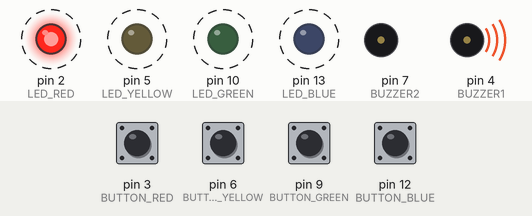
Recording of a sketch running on a simulated Arduino Uno, built with avr-gcc and run on an emulated ATmega328P. Shown: output pins drawn as LEDs (lit = HIGH), buzzer (waves = sounding, pin HIGH). Dashed ring = blinking. The test bench sets the inputs (shaded band); at power-on: pin 3 (BUTTON_RED), pin 6 (BUTTON_YELLOW), pin 9 (BUTTON_GREEN), pin 12 (BUTTON_BLUE) HIGH. Random numbers use the default seed unless the sketch sets one.

Above: at 1.97 s.
2.0 s: pin 3 (BUTTON_RED) pulled LOW for 0.15 s
At 2.8 s:
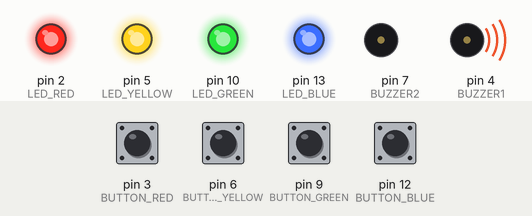
At 3.9 s:
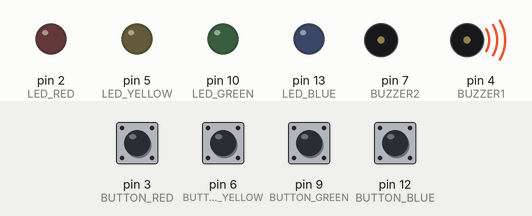
5.0 s: pin 6 (BUTTON_YELLOW) pulled LOW for 0.15 s
8.0 s: pin 9 (BUTTON_GREEN) pulled LOW for 0.15 s
At 9.42 s:
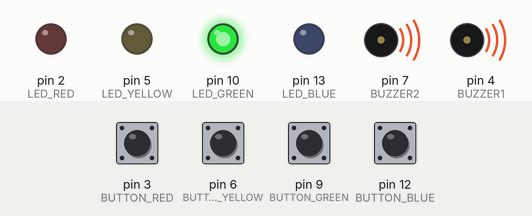
11.0 s: pin 12 (BUTTON_BLUE) pulled LOW for 0.15 s
14.0 s: pin 12 (BUTTON_BLUE) pulled LOW for 1 s
At 16.1 s:
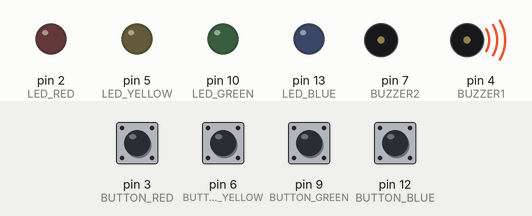
17.0 s: pin 3 (BUTTON_RED) pulled LOW for 1 s
Timing chart, 0 to 24.1 s (numbered marks = the images above; inputs shaded):
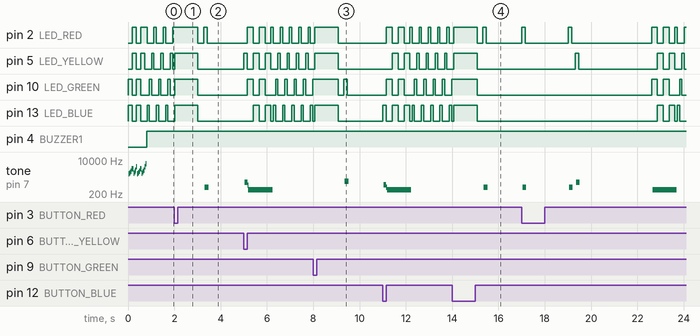

Measured:
- after the input at 2.0 s, tone on pin 7 (BUZZER2): silent → 437 Hz after 1.3 s, → silent 0.16 s later
- after the input at 8.0 s, tone on pin 7 (BUZZER2): silent → 870 Hz after 1.4 s, → silent 0.16 s later
- after the input at 14.0 s, tone on pin 7 (BUZZER2): silent → 437 Hz after 1.4 s, → silent 0.16 s later
- by itself, tone on pin 7 (BUZZER2): plays 2059 Hz for 0.04 s, 2342 Hz for 0.04 s, 2790 Hz for 0.04 s, 3671 Hz for 0.04 s, 3613 Hz for 0.04 s, 2183 Hz for 0.04 s … (19 notes in this stretch)

The sketch:

genius_fonsc.ino
```cpp
#define NOTE_B0 31

#define NOTE_C1 33

#define NOTE_CS1 35

#define NOTE_D1 37

#define NOTE_DS1 39

#define NOTE_E1 41

#define NOTE_F1 44

#define NOTE_FS1 46

#define NOTE_G1 49

#define NOTE_GS1 52

#define NOTE_A1 55

#define NOTE_AS1 58

#define NOTE_B1 62

#define NOTE_C2 65

#define NOTE_CS2 69

#define NOTE_D2 73

#define NOTE_DS2 78

#define NOTE_E2 82

#define NOTE_F2 87

#define NOTE_FS2 93

#define NOTE_G2 98

#define NOTE_GS2 104

#define NOTE_A2 110

#define NOTE_AS2 117

#define NOTE_B2 123

#define NOTE_C3 131

#define NOTE_CS3 139

#define NOTE_D3 147

#define NOTE_DS3 156

#define NOTE_E3 165

#define NOTE_F3 175

#define NOTE_FS3 185

#define NOTE_G3 196

#define NOTE_GS3 208

#define NOTE_A3 220

#define NOTE_AS3 233

#define NOTE_B3 247

#define NOTE_C4 262

#define NOTE_CS4 277

#define NOTE_D4 294

#define NOTE_DS4 311

#define NOTE_E4 330

#define NOTE_F4 349

#define NOTE_FS4 370

#define NOTE_G4 392

#define NOTE_GS4 415

#define NOTE_A4 440

#define NOTE_AS4 466

#define NOTE_B4 494

#define NOTE_C5 523

#define NOTE_CS5 554

#define NOTE_D5 587

#define NOTE_DS5 622

#define NOTE_E5 659

#define NOTE_F5 698

#define NOTE_FS5 740

#define NOTE_G5 784

#define NOTE_GS5 831

#define NOTE_A5 880

#define NOTE_AS5 932

#define NOTE_B5 988

#define NOTE_C6 1047

#define NOTE_CS6 1109

#define NOTE_D6 1175

#define NOTE_DS6 1245

#define NOTE_E6 1319

#define NOTE_F6 1397

#define NOTE_FS6 1480

#define NOTE_G6 1568

#define NOTE_GS6 1661

#define NOTE_A6 1760

#define NOTE_AS6 1865

#define NOTE_B6 1976

#define NOTE_C7 2093

#define NOTE_CS7 2217

#define NOTE_D7 2349

#define NOTE_DS7 2489

#define NOTE_E7 2637

#define NOTE_F7 2794

#define NOTE_FS7 2960

#define NOTE_G7 3136

#define NOTE_GS7 3322

#define NOTE_A7 3520

#define NOTE_AS7 3729

#define NOTE_B7 3951

#define NOTE_C8 4186

#define NOTE_CS8 4435

#define NOTE_D8 4699

#define NOTE_DS8 4978


#define CHOICE_OFF      0 //Usado para controlar LEDs

#define CHOICE_NONE     0 //Usado para verificar botões

#define CHOICE_RED  (1 << 0)

#define CHOICE_GREEN    (1 << 1)

#define CHOICE_BLUE (1 << 2)

#define CHOICE_YELLOW   (1 << 3)


#define LED_RED     2

#define LED_GREEN   10

#define LED_BLUE    13

#define LED_YELLOW  5


// Definições dos pinos de botão

#define BUTTON_RED    3

#define BUTTON_GREEN  9

#define BUTTON_BLUE   12

#define BUTTON_YELLOW 6


// Definições dos pinos do Buzzer

#define BUZZER1  4

#define BUZZER2  7


// Parâmetros do jogo

#define ROUNDS_TO_WIN      13 // Número de rodadas para vencer o Jogo.

#define ENTRY_TIME_LIMIT   3000 // Tempo para pressionar um botão antes que o jogo acabe. 3000ms = 3 seg


#define MODE_MEMORY  0

#define MODE_BATTLE  1

#define MODE_BEEGEES 2


// Variáveis de estado do jogo

byte gameMode = MODE_MEMORY; //Por padrão, vamos jogar o jogo da memória

byte gameBoard[32]; //Salva a combinação de botões à medida que avançamos

byte gameRound = 0; //Conta o número de rodadas de sucesso que o jogador fez


void setup()

{

  // Configuração dos pinos de entradas e saídas


  // Ativa pull ups em entradas

  pinMode(BUTTON_RED, INPUT_PULLUP);

  pinMode(BUTTON_GREEN, INPUT_PULLUP);

  pinMode(BUTTON_BLUE, INPUT_PULLUP);

  pinMode(BUTTON_YELLOW, INPUT_PULLUP);


  pinMode(LED_RED, OUTPUT);

  pinMode(LED_GREEN, OUTPUT);

  pinMode(LED_BLUE, OUTPUT);

  pinMode(LED_YELLOW, OUTPUT);


  pinMode(BUZZER1, OUTPUT);

  pinMode(BUZZER2, OUTPUT);


  // Verificação de modo

  gameMode = MODE_MEMORY; // Por padrão, vamos jogar o jogo da memória


  // Verifique se o botão inferior direito está pressionado

  if (checkButton() == CHOICE_YELLOW) play_beegees();


  // Verifique se o botão superior direito está pressionado

  if (checkButton() == CHOICE_GREEN)

  {

    gameMode = MODE_BATTLE; // Coloque o jogo no modo de batalha


    //Ligue o LED superior direito (verde)

    setLEDs(CHOICE_GREEN);

    toner(CHOICE_GREEN, 150);


    setLEDs(CHOICE_RED | CHOICE_BLUE | CHOICE_YELLOW); // Ligue os outros LEDs até você soltar o botão


    while (checkButton() != CHOICE_NONE) ; // Aguarde até que o usuário pare de pressionar o botão


    //Agora não faça nada. O modo de batalha esta ativado

  }


  play_winner(); // Após a conclusão da configuração, diga olá ao mundo

}


void loop()

{

  attractMode(); // Pisca luzes enquanto aguarda o usuário apertar um botão


  // Indique o início do jogo

  setLEDs(CHOICE_RED | CHOICE_GREEN | CHOICE_BLUE | CHOICE_YELLOW); // Ativar todos os LEDs

  delay(1000);

  setLEDs(CHOICE_OFF); // Desligue os LEDs

  delay(250);


  if (gameMode == MODE_MEMORY)

  {

    // Play no jogo de memória e recebe com resultado

    if (play_memory() == true)

      play_winner(); // Ganhou, toca som vitória

    else

      play_loser(); // Perdeu, toca som derrota

  }


  if (gameMode == MODE_BATTLE)

  {

    play_battle(); // Jogue o jogo até que alguém perca


    play_loser(); // Perdeu, toca som derrota

  }

}


//-=-=-=-=-=-=-=-=-=-=-=-=-=-=-=-=-=-=-=-=-=-=-=-=-=-=-=-=-=-=

//As seguintes funções estão relacionadas apenas ao jogo


// Jogue o jogo regular da memória

// Retorna 0 se o jogador perde ou 1 se o jogador ganhar

boolean play_memory(void)

{

  randomSeed(millis()); // Gerador aleatório


  gameRound = 0; // Redefinir o jogo para o começo


  while (gameRound < ROUNDS_TO_WIN)

  {

    add_to_moves(); // Adicione um botão aos movimentos atuais e reproduza-os


    playMoves(); // Jogue de volta o tabuleiro do jogo atual


    // Em seguida, solicite ao jogador que repita a sequência.

    for (byte currentMove = 0 ; currentMove < gameRound ; currentMove++)

    {

      byte choice = wait_for_button(); // Veja o botão que o usuário pressiona


      if (choice == 0) return false; // Se a espera expirar, o jogador perde


      if (choice != gameBoard[currentMove]) return false; // Se a escolha estiver incorreta, o jogador perde

    }


    delay(1000); // O jogador estava correto, espera antes de jogar

  }


  return true; // O jogador cumpriu todas as rodadas para ganhar!

}


// Jogue o modo de batalha especial de 2 jogadores

// Um jogador começa pressionando um botão e entregando ao outro jogador

// Esse jogador repete o botão e adiciona um, depois passa de volta.

// Esta função retorna quando alguém perde

boolean play_battle(void)

{

  gameRound = 0; // Redefinir o quadro do jogo de volta para um quadro


  while (1) // Loop até alguém falhar

  {

    byte newButton = wait_for_button(); // Aguarde até que o usuário insira o próximo passo

    gameBoard[gameRound++] = newButton; // Adicionar este novo botão ao array do jogo


    // Em seguida, solicite ao jogador que repita a sequência.

    for (byte currentMove = 0 ; currentMove < gameRound ; currentMove++)

    {

      byte choice = wait_for_button();


      if (choice == 0) return false; // Se a espera expirar, o jogador perde.


      if (choice != gameBoard[currentMove]) return false; // Se a escolha estiver incorreta, o jogador perde.

    }


    delay(100); // Dê ao usuário 100ms extras para entregar o jogo ao outro jogador

  }


  return true; // Nós nunca devemos chegar aqui

}


// Reproduz o conteúdo atual dos movimentos do jogo

void playMoves(void)

{

  for (byte currentMove = 0 ; currentMove < gameRound ; currentMove++)

  {

    toner(gameBoard[currentMove], 150);


    // Aguarde algum tempo entre a reprodução do botão

    // Encurtar isso para tornar o jogo mais difícil

    delay(150); // 150 funciona bem. 75 fica rápido.

  }

}


// Adiciona um novo botão aleatório à sequência do jogo

void add_to_moves(void)

{

  byte newButton = random(0, 4); //min (incluido), max (excluido)


  // Temos que converter esse número, 0 até 3, para CHOICEs

  if (newButton == 0) newButton = CHOICE_RED;

  else if (newButton == 1) newButton = CHOICE_GREEN;

  else if (newButton == 2) newButton = CHOICE_BLUE;

  else if (newButton == 3) newButton = CHOICE_YELLOW;


  gameBoard[gameRound++] = newButton; // Adicionar este novo botão ao array do jogo

}


//-=-=-=-=-=-=-=-=-=-=-=-=-=-=-=-=-=-=-=-=-=-=-=-=-=-=-=-=-=-=

// As seguintes funções controlam o hardware


// ilumina um determinado LEDs

// Passar em um byte composto de CHOICE_RED, CHOICE_YELLOW, etc

void setLEDs(byte leds)

{

  if ((leds & CHOICE_RED) != 0)

    digitalWrite(LED_RED, HIGH);

  else

    digitalWrite(LED_RED, LOW);


  if ((leds & CHOICE_GREEN) != 0)

    digitalWrite(LED_GREEN, HIGH);

  else

    digitalWrite(LED_GREEN, LOW);


  if ((leds & CHOICE_BLUE) != 0)

    digitalWrite(LED_BLUE, HIGH);

  else

    digitalWrite(LED_BLUE, LOW);


  if ((leds & CHOICE_YELLOW) != 0)

    digitalWrite(LED_YELLOW, HIGH);

  else

    digitalWrite(LED_YELLOW, LOW);

}


// Aguarde até que um botão seja pressionado.

// Retorna uma das cores do LED (LED_RED, etc.) se for bem-sucedida, 0 se expirar

byte wait_for_button(void)

{

  long startTime = millis(); // Lembre-se da hora em que começamos o loop


  while ( (millis() - startTime) < ENTRY_TIME_LIMIT) // Faz um loop até que passe muito tempo

  {

    byte button = checkButton();


    if (button != CHOICE_NONE)

    {

      toner(button, 150); // Reproduzir o botão que o usuário acabou de pressionar


      while (checkButton() != CHOICE_NONE) ; // Agora vamos esperar que o usuário libere o botão


      delay(10); // Isso ajuda com toques duplos acidentais


      return button;

    }


  }


  return CHOICE_NONE; // Se chegarmos aqui, expiramos!

}


// Retorna um bit '1' na posição correspondente a CHOICE_RED, CHOICE_GREEN, etc.

byte checkButton(void)

{

  if (digitalRead(BUTTON_RED) == 0) return (CHOICE_RED);

  else if (digitalRead(BUTTON_GREEN) == 0) return (CHOICE_GREEN);

  else if (digitalRead(BUTTON_BLUE) == 0) return (CHOICE_BLUE);

  else if (digitalRead(BUTTON_YELLOW) == 0) return (CHOICE_YELLOW);


  return (CHOICE_NONE); // Se nenhum botão for pressionado, não retorne nenhum

}


// Acenda um LED e toque o tom

// Vermelho, superior esquerdo: 440Hz - 2.272ms - 1.136ms de pulso

// Verde, superior direito: 880Hz - 1.136ms - pulso de 0.568ms

// Azul, inferior esquerdo: pulso de 587.33Hz - 1.702ms - 0.851ms

// Amarelo, inferior direito: 784Hz - 1,276ms - pulso de 0,638ms

void toner(byte which, int buzz_length_ms)

{

  setLEDs(which); // Ligue um dado LED


  // Reproduz o som associado ao LED fornecido

  switch (which)

  {

    case CHOICE_RED:

      buzz_sound(buzz_length_ms, 1136);

      break;

    case CHOICE_GREEN:

      buzz_sound(buzz_length_ms, 568);

      break;

    case CHOICE_BLUE:

      buzz_sound(buzz_length_ms, 851);

      break;

    case CHOICE_YELLOW:

      buzz_sound(buzz_length_ms, 638);

      break;

  }


  setLEDs(CHOICE_OFF); // Desligue todos os LEDs

}


// Alterna o buzzer a cada buzz_delay_us, por uma duração de buzz_length_ms.

void buzz_sound(int buzz_length_ms, int buzz_delay_us)

{

  // Converter tempo total de reprodução de milissegundos para microssegundos

  long buzz_length_us = buzz_length_ms * (long)1000;


  // Faz um loop até que o tempo restante de reprodução seja menor que um único buzz_delay_us

  while (buzz_length_us > (buzz_delay_us * 2))

  {

    buzz_length_us -= buzz_delay_us * 2; // Diminui o tempo de jogo restante


    // Alterna a campainha em várias velocidades

    digitalWrite(BUZZER1, LOW);

    digitalWrite(BUZZER2, HIGH);

    delayMicroseconds(buzz_delay_us);


    digitalWrite(BUZZER1, HIGH);

    digitalWrite(BUZZER2, LOW);

    delayMicroseconds(buzz_delay_us);

  }

}


// Reproduzir o som e as luzes do vencedor

void play_winner(void)

{

  setLEDs(CHOICE_GREEN | CHOICE_BLUE);

  winner_sound();

  setLEDs(CHOICE_RED | CHOICE_YELLOW);

  winner_sound();

  setLEDs(CHOICE_GREEN | CHOICE_BLUE);

  winner_sound();

  setLEDs(CHOICE_RED | CHOICE_YELLOW);

  winner_sound();

}


// Som vencedor

// Este é apenas um som (chato) único que criamos, não há mágica nisso

void winner_sound(void)

{

  // Alterna a campainha em várias velocidades

  for (byte x = 250 ; x > 70 ; x--)

  {

    for (byte y = 0 ; y < 3 ; y++)

    {

      digitalWrite(BUZZER2, HIGH);

      digitalWrite(BUZZER1, LOW);

      delayMicroseconds(x);


      digitalWrite(BUZZER2, LOW);

      digitalWrite(BUZZER1, HIGH);

      delayMicroseconds(x);

    }

  }

}


// Jogue o som perdedor / luzes

void play_loser(void)

{

  setLEDs(CHOICE_RED | CHOICE_GREEN);

  buzz_sound(255, 1500);


  setLEDs(CHOICE_BLUE | CHOICE_YELLOW);

  buzz_sound(255, 1500);


  setLEDs(CHOICE_RED | CHOICE_GREEN);

  buzz_sound(255, 1500);


  setLEDs(CHOICE_BLUE | CHOICE_YELLOW);

  buzz_sound(255, 1500);

}


// Mostra uma tela de "modo de atração" enquanto aguarda o usuário pressionar o botão.

void attractMode(void)

{

  while (1)

  {

    setLEDs(CHOICE_RED);

    delay(100);

    if (checkButton() != CHOICE_NONE) return;


    setLEDs(CHOICE_BLUE);

    delay(100);

    if (checkButton() != CHOICE_NONE) return;


    setLEDs(CHOICE_GREEN);

    delay(100);

    if (checkButton() != CHOICE_NONE) return;


    setLEDs(CHOICE_YELLOW);

    delay(100);

    if (checkButton() != CHOICE_NONE) return;

  }

}


//-=-=-=-=-=-=-=-=-=-=-=-=-=-=-=-=-=-=-=-=-=-=-=-=-=-=-=-=-=-=

// As seguintes funções estão relacionadas apenas ao Easter Egg de Beegees


// Notas na melodia. Cada nota é sobre uma nota 1/8, "0" são descansos.

int melody[] = {

  NOTE_G4, NOTE_A4, 0, NOTE_C5, 0, 0, NOTE_G4, 0, 0, 0,

  NOTE_E4, 0, NOTE_D4, NOTE_E4, NOTE_G4, 0,

  NOTE_D4, NOTE_E4, 0, NOTE_G4, 0, 0,

  NOTE_D4, 0, NOTE_E4, 0, NOTE_G4, 0, NOTE_A4, 0, NOTE_C5, 0
};


int noteDuration = 115; // Isso essencialmente define o ritmo, 115 é quase certo para um groove disco :)

int LEDnumber = 0; // Mantém o controle de qual LED estamos ligados durante o ciclo de beegees


// Não faça nada além de tocar beegees ruins

// Esta função é ativada quando o usuário segura o botão inferior direito durante a energização

void play_beegees()

{

  // Ligue o LED inferior direito (amarelo)

  setLEDs(CHOICE_YELLOW);

  toner(CHOICE_YELLOW, 150);


  setLEDs(CHOICE_RED | CHOICE_GREEN | CHOICE_BLUE); // Ligue os outros LEDs até você soltar o botão


  while (checkButton() != CHOICE_NONE) ; // Aguarde até que o usuário pare de pressionar o botão


  setLEDs(CHOICE_NONE); // Desligue os LEDs


  delay(1000); // Espere um segundo antes de tocar música


  digitalWrite(BUZZER1, LOW); // configure o lado "BUZZER1" da campainha para ficar baixo, enquanto tocamos o tom no outro pino.


  while (checkButton() == CHOICE_NONE) // Reproduzir música até você pressionar um botão

  {

    // iterar sobre as notas da melodia:

    for (int thisNote = 0; thisNote < 32; thisNote++) {

      changeLED();

      tone(BUZZER2, melody[thisNote], noteDuration);

      // para distinguir as notas, defina um tempo mínimo entre elas.

      // a duração da nota + 30% parece funcionar bem:

      int pauseBetweenNotes = noteDuration * 1.30;

      delay(pauseBetweenNotes);

      // pare o tom tocando:

      noTone(BUZZER2);

    }

  }

}


// Cada vez que esta função é chamada, a placa se move para o próximo LED

void changeLED(void)

{

  setLEDs(1 << LEDnumber); // Mude o LED


  LEDnumber++; // Ir para o próximo LED

  if (LEDnumber > 3) LEDnumber = 0; // Enrole o balcão, se necessário

}
```
